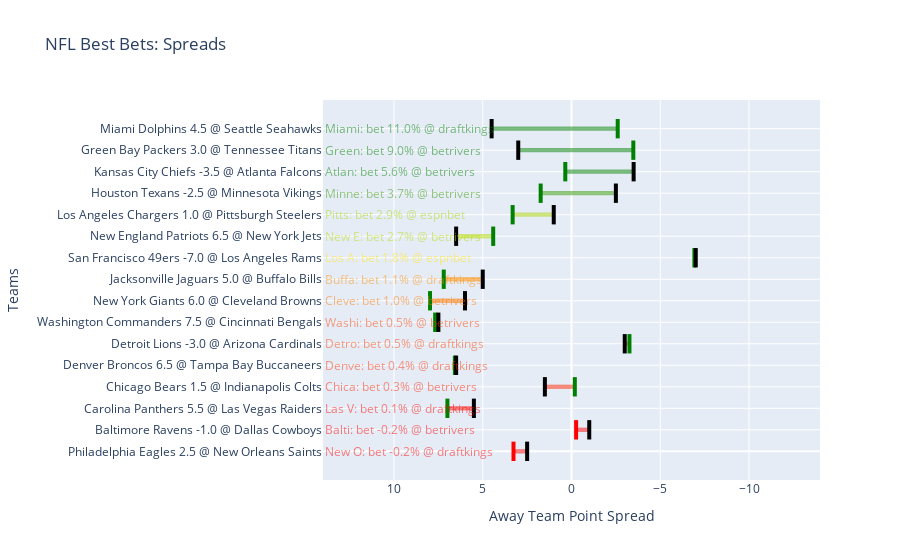

Notebook code cell kept with this figure:
### Code cell
fig = go.Figure()
df = best_bets_spreads.sort_values(by=["expected_value"], ascending=True).reset_index(drop=True)
for i, game in df.iterrows():
    y = i
    
    # Highlight the difference (shaded area) with EV color
    fig.add_trace(go.Scatter(
        x=[game["away_spread"], 
           game["away_spread_modeled"], 
           game["away_spread_modeled"], 
           game["away_spread"]],
        y=[y - 0.1, y - 0.1, y + 0.1, y + 0.1],
        fill='toself',
        fillcolor=get_color_from_ev(game["expected_value"]),  # Use the color mapping function
        line=dict(color='rgba(255,255,255,0)'),  # No visible boundary
        name=f'EV: {np.round(game["expected_value"]*100, 1)}%',
        hovertemplate=f'EV: {game["expected_value"]*100:.1f}%<extra></extra>',
        hoverinfo="text"
    ))
    
    # Add the Modeled line
    color = "green" if game["expected_value"] > 0 else "red"
    fig.add_trace(go.Scatter(
        x=[game["away_spread_modeled"], game["away_spread_modeled"]],
        y=[y - 0.45, y + 0.45],
        mode='lines',
        line=dict(color=color, width=4),
        name=f'Modeled: {np.round(game["away_spread_modeled"], 1)}',  # Legend name (if shown)
        hovertemplate=f'Modeled: {np.round(game["away_spread_modeled"], 1)}<extra></extra>',  # Hover info
        hoverinfo="text"
    ))
    
    # Add the Vegas line
    fig.add_trace(go.Scatter(
        x=[game["away_spread"], game["away_spread"]],
        y=[y - 0.45, y + 0.45],
        mode='lines',
        line=dict(color='black', width=4),
        name=f'Vegas: {game["away_spread"]}',  # Legend name (if shown)
        hovertemplate=f'Vegas: {game["away_spread"]}<extra></extra>',  # Hover info
        hoverinfo="text"
    ))

    fig.add_annotation(
        x=14,  # Slightly to the right of the y-axis
        y=y,
        text=f'{game["outcome"][:5]}: bet {np.round(game["ideal_bet_pcnt_diluted"]*100, 1)}% @ {game["book"]}',  # Add outcome and bet percentage
        showarrow=False,
        font=dict(size=12, color=get_color_from_ev(game["expected_value"])),  # EV-based color
        xanchor='left',  # Text should be aligned just to the right of the y-axis
        yanchor='middle'
    )

# Update the layout with reversed x-axis and proper y-axis labels
fig.update_layout(
    xaxis=dict(range=[14, -14], title='Away Team Point Spread'),  # Reverse x-axis
    yaxis=dict(
        tickvals=np.arange(len(df)), 
        ticktext=df["game"], 
        title='Teams'
    ),
    title="NFL Best Bets: Spreads",
    showlegend=False  # Hide legend, if desired
)

# Save and display the figure
fig.write_html(f"../output/visualizations/predictions/{year}_{week}_spread_value.html")
fig.show()

### Figure 1 — Plotly figure (JSON) as saved in the notebook; plotly's stock layout.template omitted (floating-point values rounded to 4 significant figures)
{"data": [{"fill": "toself", "fillcolor": "rgba(255, 0, 0, 0.5)", "hoverinfo": "text", "hovertemplate": "EV: -0.8%<extra></extra>", "line": {"color": "rgba(255,255,255,0)"}, "name": "EV: -0.8%", "type": "scatter", "x": [2.5, 3.268, 3.268, 2.5], "y": [-0.1, -0.1, 0.1, 0.1]}, {"hoverinfo": "text", "hovertemplate": "Modeled: 3.3<extra></extra>", "line": {"color": "red", "width": 4}, "mode": "lines", "name": "Modeled: 3.3", "type": "scatter", "x": [3.268, 3.268], "y": [-0.45, 0.45]}, {"hoverinfo": "text", "hovertemplate": "Vegas: 2.5<extra></extra>", "line": {"color": "black", "width": 4}, "mode": "lines", "name": "Vegas: 2.5", "type": "scatter", "x": [2.5, 2.5], "y": [-0.45, 0.45]}, {"fill": "toself", "fillcolor": "rgba(255, 0, 0, 0.5)", "hoverinfo": "text", "hovertemplate": "EV: -0.7%<extra></extra>", "line": {"color": "rgba(255,255,255,0)"}, "name": "EV: -0.7%", "type": "scatter", "x": [-1, -0.2595, -0.2595, -1], "y": [0.9, 0.9, 1.1, 1.1]}, {"hoverinfo": "text", "hovertemplate": "Modeled: -0.3<extra></extra>", "line": {"color": "red", "width": 4}, "mode": "lines", "name": "Modeled: -0.3", "type": "scatter", "x": [-0.2595, -0.2595], "y": [0.55, 1.45]}, {"hoverinfo": "text", "hovertemplate": "Vegas: -1.0<extra></extra>", "line": {"color": "black", "width": 4}, "mode": "lines", "name": "Vegas: -1.0", "type": "scatter", "x": [-1, -1], "y": [0.55, 1.45]}, {"fill": "toself", "fillcolor": "rgba(255, 6, 0, 0.5)", "hoverinfo": "text", "hovertemplate": "EV: 0.2%<extra></extra>", "line": {"color": "rgba(255,255,255,0)"}, "name": "EV: 0.2%", "type": "scatter", "x": [5.5, 6.99, 6.99, 5.5], "y": [1.9, 1.9, 2.1, 2.1]}, {"hoverinfo": "text", "hovertemplate": "Modeled: 7.0<extra></extra>", "line": {"color": "green", "width": 4}, "mode": "lines", "name": "Modeled: 7.0", "type": "scatter", "x": [6.99, 6.99], "y": [1.55, 2.45]}, {"hoverinfo": "text", "hovertemplate": "Vegas: 5.5<extra></extra>", "line": {"color": "black", "width": 4}, "mode": "lines", "name": "Vegas: 5.5", "type": "scatter", "x": [5.5, 5.5], "y": [1.55, 2.45]}, {"fill": "toself", "fillcolor": "rgba(255, 34, 0, 0.5)", "hoverinfo": "text", "hovertemplate": "EV: 1.0%<extra></extra>", "line": {"color": "rgba(255,255,255,0)"}, "name": "EV: 1.0%", "type": "scatter", "x": [1.5, -0.1868, -0.1868, 1.5], "y": [2.9, 2.9, 3.1, 3.1]}, {"hoverinfo": "text", "hovertemplate": "Modeled: -0.2<extra></extra>", "line": {"color": "green", "width": 4}, "mode": "lines", "name": "Modeled: -0.2", "type": "scatter", "x": [-0.1868, -0.1868], "y": [2.55, 3.45]}, {"hoverinfo": "text", "hovertemplate": "Vegas: 1.5<extra></extra>", "line": {"color": "black", "width": 4}, "mode": "lines", "name": "Vegas: 1.5", "type": "scatter", "x": [1.5, 1.5], "y": [2.55, 3.45]}, {"fill": "toself", "fillcolor": "rgba(255, 48, 0, 0.5)", "hoverinfo": "text", "hovertemplate": "EV: 1.4%<extra></extra>", "line": {"color": "rgba(255,255,255,0)"}, "name": "EV: 1.4%", "type": "scatter", "x": [6.5, 6.571, 6.571, 6.5], "y": [3.9, 3.9, 4.1, 4.1]}, {"hoverinfo": "text", "hovertemplate": "Modeled: 6.6<extra></extra>", "line": {"color": "green", "width": 4}, "mode": "lines", "name": "Modeled: 6.6", "type": "scatter", "x": [6.571, 6.571], "y": [3.55, 4.45]}, {"hoverinfo": "text", "hovertemplate": "Vegas: 6.5<extra></extra>", "line": {"color": "black", "width": 4}, "mode": "lines", "name": "Vegas: 6.5", "type": "scatter", "x": [6.5, 6.5], "y": [3.55, 4.45]}, {"fill": "toself", "fillcolor": "rgba(255, 64, 0, 0.5)", "hoverinfo": "text", "hovertemplate": "EV: 1.9%<extra></extra>", "line": {"color": "rgba(255,255,255,0)"}, "name": "EV: 1.9%", "type": "scatter", "x": [-3, -3.266, -3.266, -3], "y": [4.9, 4.9, 5.1, 5.1]}, {"hoverinfo": "text", "hovertemplate": "Modeled: -3.3<extra></extra>", "line": {"color": "green", "width": 4}, "mode": "lines", "name": "Modeled: -3.3", "type": "scatter", "x": [-3.266, -3.266], "y": [4.55, 5.45]}, {"hoverinfo": "text", "hovertemplate": "Vegas: -3.0<extra></extra>", "line": {"color": "black", "width": 4}, "mode": "lines", "name": "Vegas: -3.0", "type": "scatter", "x": [-3, -3], "y": [4.55, 5.45]}, {"fill": "toself", "fillcolor": "rgba(255, 65, 0, 0.5)", "hoverinfo": "text", "hovertemplate": "EV: 1.9%<extra></extra>", "line": {"color": "rgba(255,255,255,0)"}, "name": "EV: 1.9%", "type": "scatter", "x": [7.5, 7.682, 7.682, 7.5], "y": [5.9, 5.9, 6.1, 6.1]}, {"hoverinfo": "text", "hovertemplate": "Modeled: 7.7<extra></extra>", "line": {"color": "green", "width": 4}, "mode": "lines", "name": "Modeled: 7.7", "type": "scatter", "x": [7.682, 7.682], "y": [5.55, 6.45]}, {"hoverinfo": "text", "hovertemplate": "Vegas: 7.5<extra></extra>", "line": {"color": "black", "width": 4}, "mode": "lines", "name": "Vegas: 7.5", "type": "scatter", "x": [7.5, 7.5], "y": [5.55, 6.45]}, {"fill": "toself", "fillcolor": "rgba(255, 121, 0, 0.5)", "hoverinfo": "text", "hovertemplate": "EV: 3.6%<extra></extra>", "line": {"color": "rgba(255,255,255,0)"}, "name": "EV: 3.6%", "type": "scatter", "x": [6, 7.97, 7.97, 6], "y": [6.9, 6.9, 7.1, 7.1]}, {"hoverinfo": "text", "hovertemplate": "Modeled: 8.0<extra></extra>", "line": {"color": "green", "width": 4}, "mode": "lines", "name": "Modeled: 8.0", "type": "scatter", "x": [7.97, 7.97], "y": [6.55, 7.45]}, {"hoverinfo": "text", "hovertemplate": "Vegas: 6.0<extra></extra>", "line": {"color": "black", "width": 4}, "mode": "lines", "name": "Vegas: 6.0", "type": "scatter", "x": [6, 6], "y": [6.55, 7.45]}, {"fill": "toself", "fillcolor": "rgba(255, 142, 0, 0.5)", "hoverinfo": "text", "hovertemplate": "EV: 4.2%<extra></extra>", "line": {"color": "rgba(255,255,255,0)"}, "name": "EV: 4.2%", "type": "scatter", "x": [5, 7.197, 7.197, 5], "y": [7.9, 7.9, 8.1, 8.1]}, {"hoverinfo": "text", "hovertemplate": "Modeled: 7.2<extra></extra>", "line": {"color": "green", "width": 4}, "mode": "lines", "name": "Modeled: 7.2", "type": "scatter", "x": [7.197, 7.197], "y": [7.55, 8.45]}, {"hoverinfo": "text", "hovertemplate": "Vegas: 5.0<extra></extra>", "line": {"color": "black", "width": 4}, "mode": "lines", "name": "Vegas: 5.0", "type": "scatter", "x": [5, 5], "y": [7.55, 8.45]}, {"fill": "toself", "fillcolor": "rgba(255, 230, 0, 0.5)", "hoverinfo": "text", "hovertemplate": "EV: 6.8%<extra></extra>", "line": {"color": "rgba(255,255,255,0)"}, "name": "EV: 6.8%", "type": "scatter", "x": [-7, -6.924, -6.924, -7], "y": [8.9, 8.9, 9.1, 9.1]}, {"hoverinfo": "text", "hovertemplate": "Modeled: -6.9<extra></extra>", "line": {"color": "green", "width": 4}, "mode": "lines", "name": "Modeled: -6.9", "type": "scatter", "x": [-6.924, -6.924], "y": [8.55, 9.45]}, {"hoverinfo": "text", "hovertemplate": "Vegas: -7.0<extra></extra>", "line": {"color": "black", "width": 4}, "mode": "lines", "name": "Vegas: -7.0", "type": "scatter", "x": [-7, -7], "y": [8.55, 9.45]}, {"fill": "toself", "fillcolor": "rgba(184, 219, 0, 0.5)", "hoverinfo": "text", "hovertemplate": "EV: 9.6%<extra></extra>", "line": {"color": "rgba(255,255,255,0)"}, "name": "EV: 9.6%", "type": "scatter", "x": [6.5, 4.411, 4.411, 6.5], "y": [9.9, 9.9, 10.1, 10.1]}, {"hoverinfo": "text", "hovertemplate": "Modeled: 4.4<extra></extra>", "line": {"color": "green", "width": 4}, "mode": "lines", "name": "Modeled: 4.4", "type": "scatter", "x": [4.411, 4.411], "y": [9.55, 10.45]}, {"hoverinfo": "text", "hovertemplate": "Vegas: 6.5<extra></extra>", "line": {"color": "black", "width": 4}, "mode": "lines", "name": "Vegas: 6.5", "type": "scatter", "x": [6.5, 6.5], "y": [9.55, 10.45]}, {"fill": "toself", "fillcolor": "rgba(172, 213, 0, 0.5)", "hoverinfo": "text", "hovertemplate": "EV: 9.9%<extra></extra>", "line": {"color": "rgba(255,255,255,0)"}, "name": "EV: 9.9%", "type": "scatter", "x": [1, 3.316, 3.316, 1], "y": [10.9, 10.9, 11.1, 11.1]}, {"hoverinfo": "text", "hovertemplate": "Modeled: 3.3<extra></extra>", "line": {"color": "green", "width": 4}, "mode": "lines", "name": "Modeled: 3.3", "type": "scatter", "x": [3.316, 3.316], "y": [10.55, 11.45]}, {"hoverinfo": "text", "hovertemplate": "Vegas: 1.0<extra></extra>", "line": {"color": "black", "width": 4}, "mode": "lines", "name": "Vegas: 1.0", "type": "scatter", "x": [1, 1], "y": [10.55, 11.45]}, {"fill": "toself", "fillcolor": "rgba(49, 152, 0, 0.5)", "hoverinfo": "text", "hovertemplate": "EV: 13.5%<extra></extra>", "line": {"color": "rgba(255,255,255,0)"}, "name": "EV: 13.5%", "type": "scatter", "x": [-2.5, 1.737, 1.737, -2.5], "y": [11.9, 11.9, 12.1, 12.1]}, {"hoverinfo": "text", "hovertemplate": "Modeled: 1.7<extra></extra>", "line": {"color": "green", "width": 4}, "mode": "lines", "name": "Modeled: 1.7", "type": "scatter", "x": [1.737, 1.737], "y": [11.55, 12.45]}, {"hoverinfo": "text", "hovertemplate": "Vegas: -2.5<extra></extra>", "line": {"color": "black", "width": 4}, "mode": "lines", "name": "Vegas: -2.5", "type": "scatter", "x": [-2.5, -2.5], "y": [11.55, 12.45]}, {"fill": "toself", "fillcolor": "rgba(0, 128, 0, 0.5)", "hoverinfo": "text", "hovertemplate": "EV: 20.4%<extra></extra>", "line": {"color": "rgba(255,255,255,0)"}, "name": "EV: 20.4%", "type": "scatter", "x": [-3.5, 0.3505, 0.3505, -3.5], "y": [12.9, 12.9, 13.1, 13.1]}, {"hoverinfo": "text", "hovertemplate": "Modeled: 0.4<extra></extra>", "line": {"color": "green", "width": 4}, "mode": "lines", "name": "Modeled: 0.4", "type": "scatter", "x": [0.3505, 0.3505], "y": [12.55, 13.45]}, {"hoverinfo": "text", "hovertemplate": "Vegas: -3.5<extra></extra>", "line": {"color": "black", "width": 4}, "mode": "lines", "name": "Vegas: -3.5", "type": "scatter", "x": [-3.5, -3.5], "y": [12.55, 13.45]}, {"fill": "toself", "fillcolor": "rgba(0, 128, 0, 0.5)", "hoverinfo": "text", "hovertemplate": "EV: 31.3%<extra></extra>", "line": {"color": "rgba(255,255,255,0)"}, "name": "EV: 31.3%", "type": "scatter", "x": [3, -3.483, -3.483, 3], "y": [13.9, 13.9, 14.1, 14.1]}, {"hoverinfo": "text", "hovertemplate": "Modeled: -3.5<extra></extra>", "line": {"color": "green", "width": 4}, "mode": "lines", "name": "Modeled: -3.5", "type": "scatter", "x": [-3.483, -3.483], "y": [13.55, 14.45]}, {"hoverinfo": "text", "hovertemplate": "Vegas: 3.0<extra></extra>", "line": {"color": "black", "width": 4}, "mode": "lines", "name": "Vegas: 3.0", "type": "scatter", "x": [3, 3], "y": [13.55, 14.45]}, {"fill": "toself", "fillcolor": "rgba(0, 128, 0, 0.5)", "hoverinfo": "text", "hovertemplate": "EV: 40.0%<extra></extra>", "line": {"color": "rgba(255,255,255,0)"}, "name": "EV: 40.0%", "type": "scatter", "x": [4.5, -2.603, -2.603, 4.5], "y": [14.9, 14.9, 15.1, 15.1]}, {"hoverinfo": "text", "hovertemplate": "Modeled: -2.6<extra></extra>", "line": {"color": "green", "width": 4}, "mode": "lines", "name": "Modeled: -2.6", "type": "scatter", "x": [-2.603, -2.603], "y": [14.55, 15.45]}, {"hoverinfo": "text", "hovertemplate": "Vegas: 4.5<extra></extra>", "line": {"color": "black", "width": 4}, "mode": "lines", "name": "Vegas: 4.5", "type": "scatter", "x": [4.5, 4.5], "y": [14.55, 15.45]}], "layout": {"annotations": [{"font": {"color": "rgba(255, 0, 0, 0.5)", "size": 12}, "showarrow": false, "text": "New O: bet -0.2% @ draftkings", "x": 14, "xanchor": "left", "y": 0, "yanchor": "middle"}, {"font": {"color": "rgba(255, 0, 0, 0.5)", "size": 12}, "showarrow": false, "text": "Balti: bet -0.2% @ betrivers", "x": 14, "xanchor": "left", "y": 1, "yanchor": "middle"}, {"font": {"color": "rgba(255, 6, 0, 0.5)", "size": 12}, "showarrow": false, "text": "Las V: bet 0.1% @ draftkings", "x": 14, "xanchor": "left", "y": 2, "yanchor": "middle"}, {"font": {"color": "rgba(255, 34, 0, 0.5)", "size": 12}, "showarrow": false, "text": "Chica: bet 0.3% @ betrivers", "x": 14, "xanchor": "left", "y": 3, "yanchor": "middle"}, {"font": {"color": "rgba(255, 48, 0, 0.5)", "size": 12}, "showarrow": false, "text": "Denve: bet 0.4% @ draftkings", "x": 14, "xanchor": "left", "y": 4, "yanchor": "middle"}, {"font": {"color": "rgba(255, 64, 0, 0.5)", "size": 12}, "showarrow": false, "text": "Detro: bet 0.5% @ draftkings", "x": 14, "xanchor": "left", "y": 5, "yanchor": "middle"}, {"font": {"color": "rgba(255, 65, 0, 0.5)", "size": 12}, "showarrow": false, "text": "Washi: bet 0.5% @ betrivers", "x": 14, "xanchor": "left", "y": 6, "yanchor": "middle"}, {"font": {"color": "rgba(255, 121, 0, 0.5)", "size": 12}, "showarrow": false, "text": "Cleve: bet 1.0% @ betrivers", "x": 14, "xanchor": "left", "y": 7, "yanchor": "middle"}, {"font": {"color": "rgba(255, 142, 0, 0.5)", "size": 12}, "showarrow": false, "text": "Buffa: bet 1.1% @ draftkings", "x": 14, "xanchor": "left", "y": 8, "yanchor": "middle"}, {"font": {"color": "rgba(255, 230, 0, 0.5)", "size": 12}, "showarrow": false, "text": "Los A: bet 1.8% @ espnbet", "x": 14, "xanchor": "left", "y": 9, "yanchor": "middle"}, {"font": {"color": "rgba(184, 219, 0, 0.5)", "size": 12}, "showarrow": false, "text": "New E: bet 2.7% @ betrivers", "x": 14, "xanchor": "left", "y": 10, "yanchor": "middle"}, {"font": {"color": "rgba(172, 213, 0, 0.5)", "size": 12}, "showarrow": false, "text": "Pitts: bet 2.9% @ espnbet", "x": 14, "xanchor": "left", "y": 11, "yanchor": "middle"}, {"font": {"color": "rgba(49, 152, 0, 0.5)", "size": 12}, "showarrow": false, "text": "Minne: bet 3.7% @ betrivers", "x": 14, "xanchor": "left", "y": 12, "yanchor": "middle"}, {"font": {"color": "rgba(0, 128, 0, 0.5)", "size": 12}, "showarrow": false, "text": "Atlan: bet 5.6% @ betrivers", "x": 14, "xanchor": "left", "y": 13, "yanchor": "middle"}, {"font": {"color": "rgba(0, 128, 0, 0.5)", "size": 12}, "showarrow": false, "text": "Green: bet 9.0% @ betrivers", "x": 14, "xanchor": "left", "y": 14, "yanchor": "middle"}, {"font": {"color": "rgba(0, 128, 0, 0.5)", "size": 12}, "showarrow": false, "text": "Miami: bet 11.0% @ draftkings", "x": 14, "xanchor": "left", "y": 15, "yanchor": "middle"}], "autosize": true, "showlegend": false, "title": {"text": "NFL Best Bets: Spreads"}, "xaxis": {"range": [14, -14], "title": {"text": "Away Team Point Spread"}, "type": "linear"}, "yaxis": {"autorange": true, "range": [-1.354, 16.35], "ticktext": ["Philadelphia Eagles 2.5 @ New Orleans Saints", "Baltimore Ravens -1.0 @ Dallas Cowboys", "Carolina Panthers 5.5 @ Las Vegas Raiders", "Chicago Bears 1.5 @ Indianapolis Colts", "Denver Broncos 6.5 @ Tampa Bay Buccaneers", "Detroit Lions -3.0 @ Arizona Cardinals", "Washington Commanders 7.5 @ Cincinnati Bengals", "New York Giants 6.0 @ Cleveland Browns", "Jacksonville Jaguars 5.0 @ Buffalo Bills", "San Francisco 49ers -7.0 @ Los Angeles Rams", "New England Patriots 6.5 @ New York Jets", "Los Angeles Chargers 1.0 @ Pittsburgh Steelers", "Houston Texans -2.5 @ Minnesota Vikings", "Kansas City Chiefs -3.5 @ Atlanta Falcons", "Green Bay Packers 3.0 @ Tennessee Titans", "Miami Dolphins 4.5 @ Seattle Seahawks"], "tickvals": [0, 1, 2, 3, 4, 5, 6, 7, 8, 9, 10, 11, 12, 13, 14, 15], "title": {"text": "Teams"}, "type": "linear"}}}
